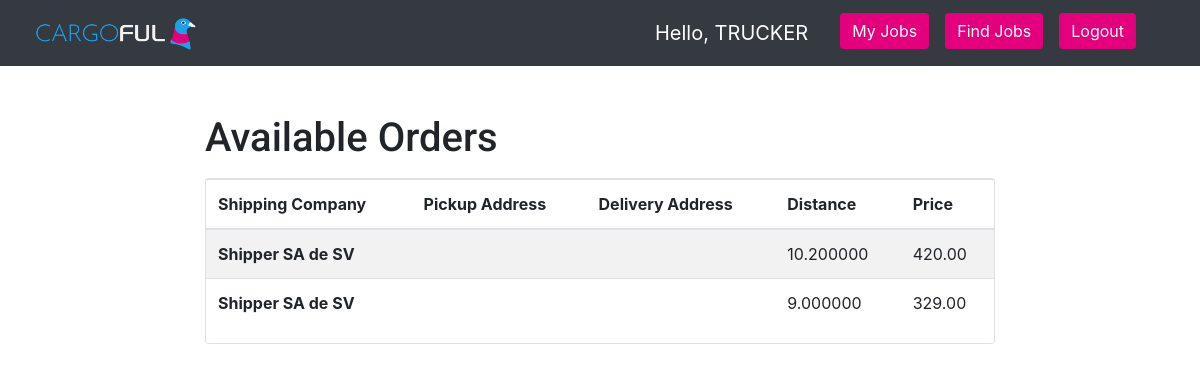
Page /trucker/available_orders/ (signed in) on the earlier database version.
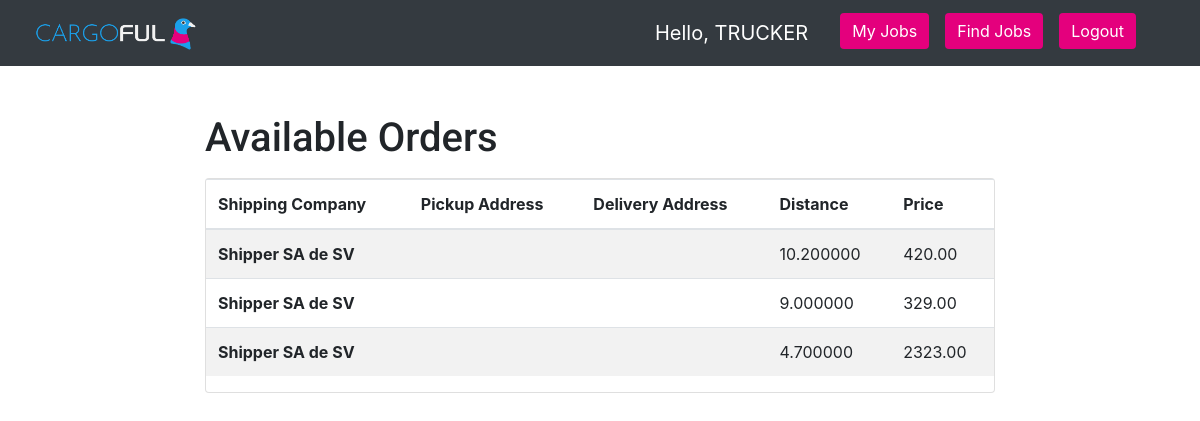
Same page on the later database version.
### shipper/models.py (models this page shows)
class order(models.Model):
    def get_carta_porte_path(file):
        return os.path.join('carta_porte', file)
    def get_orden_de_embarco(file):
        return os.path.join('orden_de_embarco', file)
    shipping_company = models.ForeignKey(shipper, on_delete = models.PROTECT)
    truck_company = models.ForeignKey(truck_company, null=True, on_delete = models.CASCADE)
    driver = models.ForeignKey(driver, null = True, on_delete = models.SET_NULL)
    pickup_latitude = models.DecimalField(default = 0.0, max_digits = 9, decimal_places = 6)
    pickup_longitude = models.DecimalField(default = 0.0, max_digits = 9, decimal_places = 6)
    delivery_latitude = models.DecimalField(default = 0.0, max_digits = 9, decimal_places = 6)
    delivery_longitude = models.DecimalField(default = 0.0, max_digits = 9, decimal_places = 6)
    pickup_date = models.DateField(default = date.today, auto_now_add = False)
    delivery_date = models.DateField(default = date.today, auto_now_add = False)
    price = models.DecimalField(default = 0.0, max_digits = 9, decimal_places = 2)
    distance = models.DecimalField(default = 0.0, max_digits = 9, decimal_places = 6)
    carta_porte = models.ImageField(upload_to = get_carta_porte_path, blank = True, null = True)
    orden_de_embarco = models.ImageField(upload_to = get_orden_de_embarco, blank = True, null = True)
    shipment_number = models.PositiveIntegerField(default = 0)
    numero_de_pedido = models.PositiveIntegerField(default = 0)
    numero_de_abaran = models.PositiveIntegerField(default = 0)
    pickup_time = models.TimeField(default = timezone.now, auto_now_add = False)
    delivery_time = models.TimeField(default = timezone.now, auto_now_add = False)
    contents = models.TextField(default = '')
    instructions = models.TextField(default = '')
    TRUCK_TYPES = [
        ('Low Boy', 'Low Boy'),
        ('Caja Seca 48 pies', 'Caja Seca 48 pies'),
        ('Refrigerado 48 pies', 'Refrigerado 48 pies'),
        ('Plataforma 48 pies', 'Plataforma 48 pies'),
        ('Caja Seca 53 pies', 'Caja Seca 53 pies'),
        ('Refrigerado 53 pies', 'Refrigerado 53 pies'),
        ('Plataforma 53 pies', 'Plataforma 53 pies'),
        ('Full', 'Full'),
        ('Plataforma Full', 'Plataforma Full'),
        ('Torton Caja Seca', 'Torton Caja Seca'),
        ('Torton Refrigerado', 'Torton Refrigerado'),
        ('Troton Plataforma', 'Troton Plataforma'),
        ('Rabon Caja Seca', 'Rabon Caja Seca'),
        ('Rabon Refrigerado', 'Rabon Refrigerado'),
        ('Rabon Plataforma', 'Rabon Plataforma'),
        ('Camioneta 5.5 tons', 'Camioneta 5.5 tons'),
        ('Camioneta 3.5 tons', 'Camioneta 3.5 tons'),
        ('Camioneta 3.5 tons Plataforma', 'Camioneta 3.5 tons Plataforma'),
        ('Camioneta 1.5 tons', 'Camioneta 1.5 tons'),
        ('Camioneta 3.5 tons Redilla', 'Camioneta 3.5 tons Redilla'),
    ]
    truck_type = models.CharField(
        max_length = 40,
        choices = TRUCK_TYPES, #references above list object
        default = 'LB'
        )
    status = models.PositiveIntegerField(default = 0, validators = [MaxValueValidator(4)])
    """for the status field:
    0 -> unassigned (not booked yet)
    1 -> booked
    2 -> in transit
    3 -> delivered
    4 -> cancelled
    """

class shipper(models.Model):
    user = models.OneToOneField(User, on_delete = models.CASCADE)
    active_orders = models.PositiveIntegerField(default = 0)
    total_orders = models.PositiveIntegerField(default = 0)
    cancelled_orders = models.PositiveIntegerField(default = 0)
    rating = models.PositiveIntegerField(default = 0, validators = [MaxValueValidator(5)])
    USERNAME_FIELD = 'email'

### authorization/models.py (models this page shows)
class Profile(models.Model):
    user = models.OneToOneField(User, on_delete=models.CASCADE)
    user_type = models.CharField(max_length=30)
    company_name = models.CharField(max_length=30)

### authorization/decorators.py (the view)
        def wrapper_func(request, *args, **kwargs):
            group = None
            if request.user.groups.exists():
                group = request.user.groups.all()[0].name
            if group in allowed_roles:
                return view_func(request, *args, **kwargs)
            else:
                return HttpResponse('You are not authorized to view this page')

### trucker/templatetags/trucker_tags.py (called while the page is built)
@register.filter(is_safe=True)
def reverse_geo_pickup(order):
    gmaps = googlemaps.Client(key='AIzaSyCKmjFt91GOvHaqyxpoiiqFQURjFST7U2I')
    reverse_geo = gmaps.reverse_geocode((order.pickup_latitude, order.pickup_longitude))
    addy = reverse_geo[0]['formatted_address']
    return addy

@register.filter(is_safe=True)
def reverse_geo_delivery(order):
    gmaps = googlemaps.Client(key='AIzaSyCKmjFt91GOvHaqyxpoiiqFQURjFST7U2I')
    reverse_geo = gmaps.reverse_geocode((order.delivery_latitude, order.delivery_longitude))
    addy = reverse_geo[0]['formatted_address']
    return addy

### trucker/views.py (called while the page is built)
@login_required
@allowed_users(allowed_roles=['Trucker'])
def Available_Orders(request):
    if request.method == 'GET':
        available = order.objects.filter(status__exact=0)
        return render(request, 'trucker/available_orders.html', {'available': available})

### trucker/templates/trucker/available_orders.html (shortened to what this page needs)
{% extends 'trucker/base.html'%}
{% block content%}
{% load static %}
{% load trucker_tags %}
  <div class="row justify-content-center mt-5">
    <div class="col-md-8">
      <h1>Available Orders</h1>
    </div>
  </div>
  <div class="row justify-content-center pt-2">
    <div class="col-md-8">
    <div class="card">
    <table class="table table-striped">
      <thead>
        <link rel="stylesheet" href="https://stackpath.bootstrapcdn.com/bootstrap/4.4.1/css/bootstrap.min.css"
>
        <tr>
          <th scope="col">Shipping Company</th>
          <th scope="col">Pickup Address</th>
          <th scope="col">Delivery Address</th>
          <th scope="col">Distance</th>
          <th scope="col">Price</th>
        </tr>
      </thead>
      <tbody>
        {% for av in available %}
        <tr data-href="/trucker/accept_order/{{ av.id }}">
          <th scope="row">{{ av.shipping_company.user.profile.company_name }}</th>
          <td>{{ av|reverse_geo_pickup }}</td>
          <td>{{ av|reverse_geo_delivery }}</td>
          <td>{{ av.distance }}</td>
          <td>{{ av.price }}</td>
        </tr>
        {% endfor %}
      </tbody>
    </table>
    </div>
  </div>
</div>
{% endblock%}

Differences in the rows shown:
added order: shipping_company.user.profile.company_name "Shipper SA de SV", distance "4.700000", price "2323.00"
